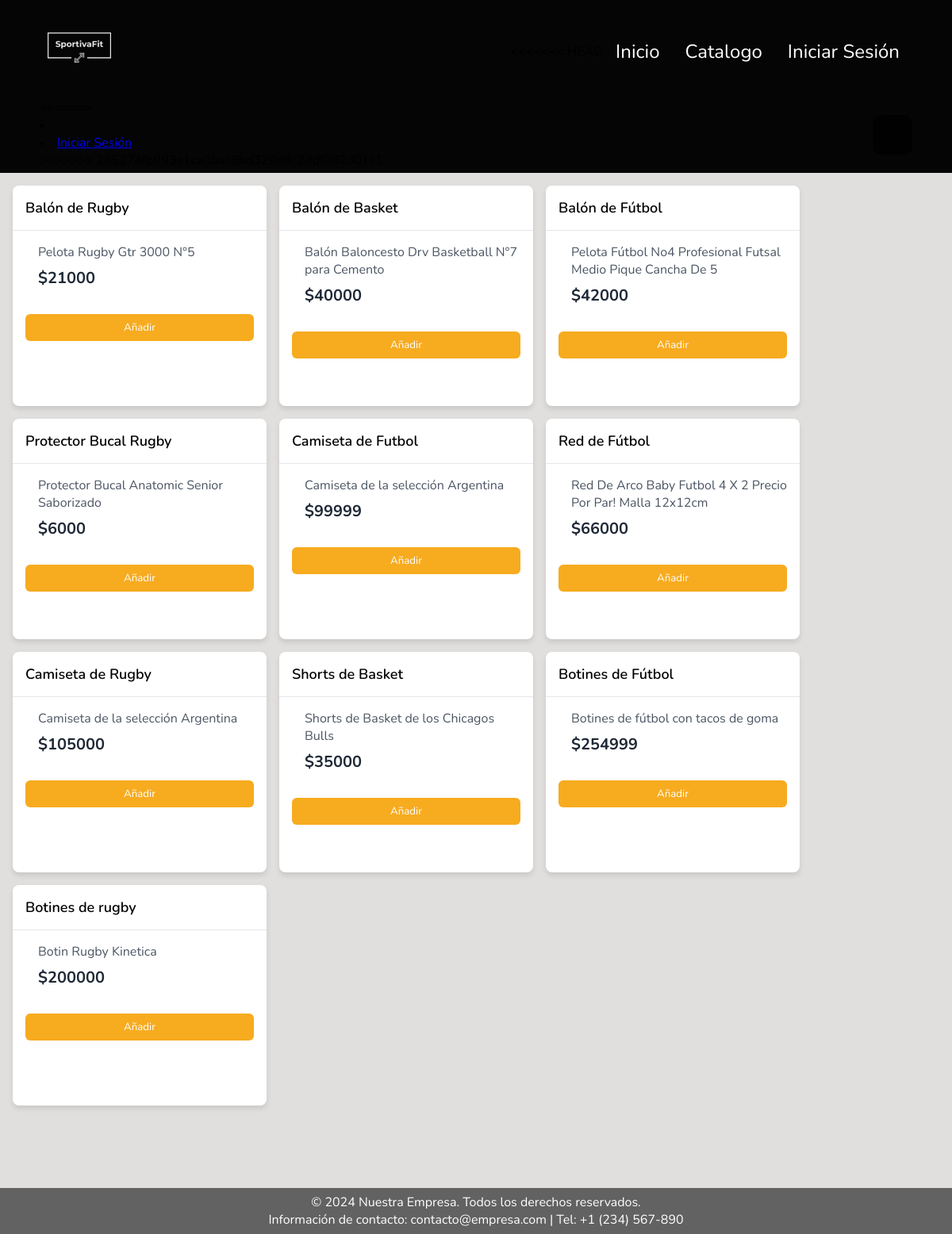
The app's page /category.php with its own data.
### tables this page shows
CREATE TABLE `producto` (
  `id` int(11) NOT NULL,
  `nombre` varchar(255) NOT NULL,
  `descripcion` varchar(255) NOT NULL,
  `precio` int(11) NOT NULL,
  `stock` int(11) NOT NULL,
  `categoria` varchar(255) DEFAULT NULL
);

### category.php (the view, shortened to what this page needs)
<!DOCTYPE html>
<html lang="en">
<head>
    <link rel="stylesheet" href="./assect/layout.css">
</head>
<body>
    <?php
    require "lib/navbar.php";
    ?>
    <main class="">
        <div class="container_categorie">
            <div class="grid grid-cols-1 gap-4 sm:grid-cols-2 lg:grid-cols-3">
                <?php
                require './lib/db.php';
                function rederElement($id, $name, $descripcion, $precio)
                {
                    echo "<div class='card-container'><div class='card-header'><h2 class='card-title'>$name</h2></div><div class='card-content'><div class='card-description'><p class='card-text'>$descripcion</p><p class='card-price'>$$precio</p></div></div><div class='card-footer'><button class='card-pay-button' onclick='guardarProductoEnLocalStorage($id)'>Añadir</button></div></div>";
                }
                if ($_SERVER['REQUEST_METHOD'] === 'GET') {
                    if (isset($_GET['nombre'])) {
                        $nombre = $_GET['nombre'];
                        $stmt = $pdo->prepare('SELECT * FROM producto WHERE nombre LIKE ?');
                        $stmt->execute(["%$nombre%"]);
                        $productos = $stmt->fetchAll();
                        echo $productos["id"];
                    } else {
                        $stmt = $pdo->query('SELECT * FROM producto');
                        $productos = $stmt->fetchAll();
                        foreach ($productos as $key => $value) {
                            rederElement($value["id"], $value["nombre"], $value["descripcion"], $value["precio"]);
                        }
                    }
                } else {
                    $stmt = $pdo->query('SELECT * FROM producto');
                    $productos = $stmt->fetchAll();
                    echo 4124;
                }
                echo "</div></div>";
                ?>
    </main>
    <?php
    require "lib/footer.php";
    ?>
</body>
</html>

### lib/navbar.php (shortened to what this page needs)
<header>
    <nav>
        <ul>
            <li class="logo"><a href="index.php"><img class="logo_header" src="./assect/logo2.png"></a></li>
            <li class="items"><a href="index.php">Inicio</a></li>
            <li class="items"><a href="category.php">Catalogo</a></li>
            <?php
            if (!isset($_SESSION['usuario_id'])) {
                echo "<li class='items'><a href='login.php'> Iniciar Sesión</a></li>";
            } else {
                echo "<li class='items'><a href='./lib/cerrar_sesion.php'>Cerrar Sesión</a></li>";
                echo "<script>var login = 'true'</script>";
            }
            ?>
        </ul>
            <li class="btn"><a href="#"><i class="fas fa-bars"></i></a></li>
            <?php
                if (!isset($_SESSION['usuario_id'])) {
                    echo "<li class='items'><a href='login.php'> Iniciar Sesión</a></li>";
                } else {
                    echo "<li class='items'><a href='./lib/cerrar_sesion.php'>Cerrar Sesión</a></li>";
                }
            ?>
    </nav>
</header>

### lib/footer.php
<footer class="footer">
    <p>© 2024 Nuestra Empresa. Todos los derechos reservados.</p>
    <p>Información de contacto: contacto@empresa.com | Tel: +1 (234) 567-890</p>
</footer>

### assect/layout.css (style rules this page uses)
main { height: fit-content; min-height: calc(100vh - (130px + 58px)); max-height: calc(100svh - (130px + 58px)); background-color: #e0dfdd; overflow: auto }
* { margin: 0; padding: 0; box-sizing: border-box; font-family: 'Nunito', sans-serif; }
nav { background: #050505; padding: 5px 50px; }
nav ul { list-style: none; display: flex; flex-wrap: wrap; align-items: center; justify-content: center; }
nav ul li { padding: 6px 0; cursor: pointer; }
nav ul li.items { position: relative; width: auto; margin: 0 16px; text-align: center; order: 3; font-family: 'Nunito', sans-serif; }
nav ul li.items:after { position: absolute; content: ''; left: 0; bottom: 5px; height: 2px; width: 100%; background: #ff9500; opacity: 0; transition: all 0.2s linear; font-family: 'Nunito', sans-serif; font-size: 38px; }
nav ul li.logo { flex: 1; color: white; font-size: 23px; font-weight: 600; cursor: default; user-select: none; }
nav ul li a { color: white; font-size: 24px; text-decoration: none; transition: .4s; }
.logo_header { width: 100px; height: 100px; }
.footer { background-color: #636262; color: white; text-align: center; padding: 7px 0; position: relative; bottom: 0; width: 100%; height: 100%; }
.card-container { background-color: white; box-shadow: 0 4px 6px rgba(0, 0, 0, 0.1); border-radius: 0.5rem; max-width: 24rem; height: 278px; }
.card-header { display: flex; justify-content: space-between; align-items: center; padding: 1rem; border-bottom: 1px solid #e5e7eb; }
.card-title { font-size: 1.125rem; font-weight: 600; }
.card-content { padding: 1rem; display: flex; }
.card-description { margin-left: 1rem; }
.card-text { color: #4b5563; }
.card-price { margin-top: 0.5rem; font-size: 1.25rem; font-weight: 700; color: #1f2937; }
.card-footer { padding: 1rem; }
.card-pay-button { width: 100%; background-color: #f7ab1f; color: white; padding: 0.5rem 0; border-radius: 0.375rem; cursor: pointer; transition: background-color 0.2s ease-in-out; border-style: none; }
.grid { display: grid; justify-content: center; align-items: center; gap: 8px; padding: 16px; width: fit-content; }
.grid-cols-1 { grid-template-columns: repeat(1, minmax(0, 1fr)); }
.gap-4 { gap: 1rem; }
@media (min-width: 640px) { .sm\:grid-cols-2 { grid-template-columns: repeat(2, minmax(0, 1fr)); } }
@media (min-width: 1024px) { .lg\:grid-cols-3 { grid-template-columns: repeat(3, minmax(0, 1fr)); } }
.container_categorie { width: 100%; display: flex; justify-content: center; align-items: center; flex-direction: column; }
@media (min-width: 640px) { .container_categorie { max-width: 640px; } }
@media (min-width: 768px) { .container_categorie { max-width: 768px; } }
@media (min-width: 1024px) { .container_categorie { max-width: 1024px; } }

### records on screen
producto: nombre "Balón de Rugby", descripcion "Pelota Rugby Gtr 3000 N°5", precio "21000"
producto: nombre "Balón de Basket", descripcion "Balón Baloncesto Drv Basketball N°7 para Cemento", precio "40000"
producto: nombre "Balón de Fútbol", descripcion "Pelota Fútbol No4 Profesional Futsal Medio Pique Cancha De 5", precio "42000"
producto: nombre "Protector Bucal Rugby", descripcion "Protector Bucal Anatomic Senior Saborizado", precio "6000"
producto: nombre "Camiseta de Futbol", descripcion "Camiseta de la selección Argentina", precio "99999"
producto: nombre "Red de Fútbol", descripcion "Red De Arco Baby Futbol 4 X 2 Precio Por Par! Malla 12x12cm", precio "66000"
producto: nombre "Camiseta de Rugby", descripcion "Camiseta de la selección Argentina", precio "105000"
producto: nombre "Shorts de Basket", descripcion "Shorts de Basket de los Chicagos Bulls", precio "35000"
producto: nombre "Botines de Fútbol", descripcion "Botines de fútbol con tacos de goma", precio "254999"
producto: nombre "Botines de rugby", descripcion "Botin Rugby Kinetica", precio "200000"
